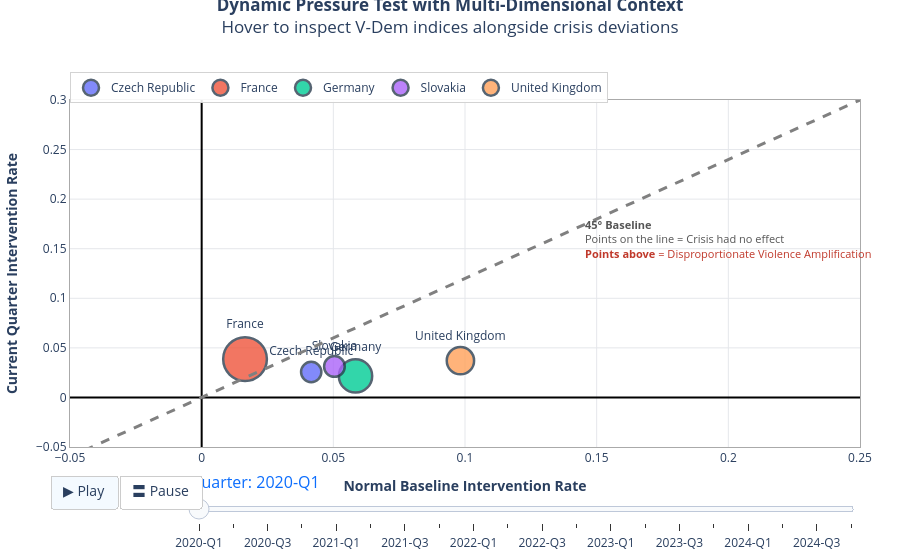

The cell this chart's notebook holds for it:
### Code cell
## Plot 6

import pandas as pd
import plotly.graph_objects as go

# ==========================================
# 1. Data preprocessing: Retrieve all required V-Dem dimensions during aggregation
# ==========================================
df_panel = pd.read_csv('Final_Merged_Panel.csv')
df_panel['year_month'] = pd.to_datetime(df_panel['year_month'])
df_panel['Year'] = df_panel['year_month'].dt.year
df_panel['Quarter'] = df_panel['year_month'].dt.quarter
df_panel['Time_Quarter'] = df_panel['Year'].astype(str) + '-Q' + df_panel['Quarter'].astype(str)

baseline_years = [2021, 2023]
df_baseline = df_panel[df_panel['Year'].isin(baseline_years)].groupby('country')['crackdown_rate'].mean().reset_index()
df_baseline.columns = ['country', 'baseline_rate']

df_quarterly = df_panel.groupby(['country', 'Time_Quarter']).agg(
    current_rate=('crackdown_rate', 'mean'),
    total_events=('total_protests', 'sum'),
    v2x_libdem=('v2x_libdem', 'mean'),
    v2x_rule=('v2x_rule', 'mean'),
    v2x_polyarchy=('v2x_polyarchy', 'mean'),
    v2x_freexp_altinf=('v2x_freexp_altinf', 'mean')
).reset_index()

df_dynamic = pd.merge(df_quarterly, df_baseline, on='country').dropna()

MIN_SIZE = 20
MAX_SIZE = 75
global_min_events = df_dynamic['total_events'].min()
global_max_events = df_dynamic['total_events'].max()

def calculate_smooth_size(val):
    if global_max_events == global_min_events: return (MIN_SIZE + MAX_SIZE) / 2
    normalized = (val - global_min_events) / (global_max_events - global_min_events)
    return MIN_SIZE + (normalized * (MAX_SIZE - MIN_SIZE))

df_dynamic['smooth_size'] = df_dynamic['total_events'].apply(calculate_smooth_size)

quarters = sorted(df_dynamic['Time_Quarter'].unique())
q0 = quarters[0]

hover_cols = ['baseline_rate', 'current_rate', 'total_events', 'v2x_libdem', 'v2x_rule', 'v2x_polyarchy', 'v2x_freexp_altinf']

# ==========================================
# 2. Visual style
# ==========================================
marker_base = dict(
    line=dict(width=2.5, color='#2C3E50'),
    opacity=0.80
)

# ==========================================
# 3. Build charts
# ==========================================
hover_template = """
<span style="font-size:11px;">--- <b>Crisis Data</b> ---</span><br>
Baseline: %{customdata[0]:.4f} | Current Q: %{customdata[1]:.4f}<br>
Protest Volume: %{customdata[2]:.0f}<br>
<span style="font-size:11px;">--- <b>V-Dem Context</b> ---</span><br>
Liberal Dem: %{customdata[3]:.3f} | Rule of Law: %{customdata[4]:.3f}<br>
Electoral: %{customdata[5]:.3f} | Free Exp: %{customdata[6]:.3f}
<extra></extra>
"""

fig = go.Figure()

for i, c in enumerate(df_dynamic['country'].unique()):
    df_q0_c = df_dynamic[(df_dynamic['Time_Quarter'] == q0) & (df_dynamic['country'] == c)]
    
    m_style = marker_base.copy()
    m_style['size'] = df_q0_c['smooth_size'].values[0]
    
    fig.add_trace(go.Scatter(
        x=[df_q0_c['baseline_rate'].values[0]], 
        y=[df_q0_c['current_rate'].values[0]],
        mode='markers+text', text=c, textposition='top center', textfont=dict(size=12),
        marker=m_style, name=c,
        customdata=df_q0_c[hover_cols],
        hovertemplate=hover_template 
    ))

# ==========================================
# 4. Pre calculate animation frames
# ==========================================
frames = []
for q in quarters:
    frame_data = []
    for c in df_dynamic['country'].unique():
        df_q_c = df_dynamic[(df_dynamic['Time_Quarter'] == q) & (df_dynamic['country'] == c)]
        m_style_frame = marker_base.copy()
        
        if not df_q_c.empty:
            m_style_frame['size'] = df_q_c['smooth_size'].values[0]
            frame_data.append(go.Scatter(
                x=[df_q_c['baseline_rate'].values[0]], 
                y=[df_q_c['current_rate'].values[0]],
                marker=m_style_frame,
                customdata=df_q_c[hover_cols], 
                hovertemplate=hover_template
            ))
        else:
            frame_data.append(go.Scatter(x=[None], y=[None]))
            
    frames.append(go.Frame(data=frame_data, name=q))

fig.frames = frames

# ==========================================
# 5. Draw baseline (manually adjusted to the current result)
# ==========================================
fig.add_shape(type="line", x0=-0.25, y0=-0.3, x1=0.25, y1=0.3, 
              line=dict(color="gray", width=3, dash="dash"))

# ==========================================
# 6. Layout (manually debugged to the current result)
# ==========================================
fig.update_layout(
    uirevision='locked', 
    updatemenus=[
        dict(type="buttons", direction="left", x=-0.025, y=-0.08, xanchor="left", yanchor="top",
             buttons=[
                 dict(label="▶ Play", method="animate", args=[None, {"frame": {"duration": 1200, "redraw": True}, "fromcurrent": True, "transition": {"duration": 400, "easing": "cubic-in-out"}}]),
                 dict(label="〓 Pause", method="animate", args=[[None], {"mode": "immediate", "frame": {"duration": 0, "redraw": False}}])
             ],
             bgcolor="white", bordercolor="#ccc", font=dict(size=14))
    ],
    sliders=[{
        "active": 0, "y": 0.0, "x": 0.15, "len": 0.85, 
        "currentvalue": {"prefix": "Quarter: ", "font": {"size": 16, "color": "#0d6efd"}},
        "steps": [{"args": [[q], {"frame": {"duration": 600, "redraw": True}, "mode": "immediate", "transition": {"duration": 300}}], "label": q, "method": "animate"} for q in quarters]
    }],
    plot_bgcolor="white",

    xaxis=dict(
        title="<b>Normal Baseline Intervention Rate</b>", 
        linecolor='#AAAAAA', linewidth=1, mirror=True, gridcolor='#E5E7EB', 
        range=[-0.05, 0.25], 
        zeroline=True, zerolinecolor='black', zerolinewidth=2
    ),
    yaxis=dict(
        title="<b>Current Quarter Intervention Rate</b>", 
        linecolor='#AAAAAA', linewidth=1, mirror=True, gridcolor='#E5E7EB', 
        range=[-0.05, 0.3], 
        zeroline=True, zerolinecolor='black', zerolinewidth=2
    ),
    legend=dict(orientation="h", y=1.08, x=0.0, xanchor="left", bgcolor='rgba(255,255,255,0.9)', bordercolor='lightgray', borderwidth=1),

    annotations=[
        dict(x=0.2, y=0.160, 
                text="<b>45° Baseline </b><br>Points on the line = Crisis had no effect<br><span style='color:#c0392b'><b>Points above</b> = Disproportionate Violence Amplification</span>", 
                showarrow=False, 
                font=dict(color="#555555", size=11), 
                align='left'
            )
        ],
    
    title=dict(text="<b>Dynamic Pressure Test with Multi-Dimensional Context</b><br>Hover to inspect V-Dem indices alongside crisis deviations", x=0.5, y=0.98, xanchor='center'),
    height=700, margin=dict(l=70, r=40, t=100, b=60)
)


fig.show()

output_filename = "Dynamic_Pressure_ScatteR_Plot.html"
pio.write_html(fig, file=output_filename, auto_open=True)

### Figure 1 — Plotly figure (JSON) as saved in the notebook; plotly's stock layout.template omitted (floating-point values rounded to 4 significant figures)
{"data": [{"customdata": [[0.0416, 0.02564, 27, 0.709, 0.837, 0.806, 0.89]], "hovertemplate": "\n<span style=\"font-size:11px;\">--- <b>Crisis Data</b> ---</span><br>\nBaseline: %{customdata[0]:.4f} | Current Q: %{customdata[1]:.4f}<br>\nProtest Volume: %{customdata[2]:.0f}<br>\n<span style=\"font-size:11px;\">--- <b>V-Dem Context</b> ---</span><br>\nLiberal Dem: %{customdata[3]:.3f} | Rule of Law: %{customdata[4]:.3f}<br>\nElectoral: %{customdata[5]:.3f} | Free Exp: %{customdata[6]:.3f}\n<extra></extra>\n", "marker": {"line": {"color": "#2C3E50", "width": 2.5}, "opacity": 0.8, "size": 20.3}, "mode": "markers+text", "name": "Czech Republic", "text": "Czech Republic", "textfont": {"size": 12}, "textposition": "top center", "type": "scatter", "x": [0.0416], "y": [0.02564]}, {"customdata": [[0.01647, 0.03866, 1571, 0.789, 0.962, 0.866, 0.966]], "hovertemplate": "\n<span style=\"font-size:11px;\">--- <b>Crisis Data</b> ---</span><br>\nBaseline: %{customdata[0]:.4f} | Current Q: %{customdata[1]:.4f}<br>\nProtest Volume: %{customdata[2]:.0f}<br>\n<span style=\"font-size:11px;\">--- <b>V-Dem Context</b> ---</span><br>\nLiberal Dem: %{customdata[3]:.3f} | Rule of Law: %{customdata[4]:.3f}<br>\nElectoral: %{customdata[5]:.3f} | Free Exp: %{customdata[6]:.3f}\n<extra></extra>\n", "marker": {"line": {"color": "#2C3E50", "width": 2.5}, "opacity": 0.8, "size": 43.73}, "mode": "markers+text", "name": "France", "text": "France", "textfont": {"size": 12}, "textposition": "top center", "type": "scatter", "x": [0.01647], "y": [0.03866]}, {"customdata": [[0.05843, 0.02173, 883, 0.821, 0.991, 0.87, 0.956]], "hovertemplate": "\n<span style=\"font-size:11px;\">--- <b>Crisis Data</b> ---</span><br>\nBaseline: %{customdata[0]:.4f} | Current Q: %{customdata[1]:.4f}<br>\nProtest Volume: %{customdata[2]:.0f}<br>\n<span style=\"font-size:11px;\">--- <b>V-Dem Context</b> ---</span><br>\nLiberal Dem: %{customdata[3]:.3f} | Rule of Law: %{customdata[4]:.3f}<br>\nElectoral: %{customdata[5]:.3f} | Free Exp: %{customdata[6]:.3f}\n<extra></extra>\n", "marker": {"line": {"color": "#2C3E50", "width": 2.5}, "opacity": 0.8, "size": 33.29}, "mode": "markers+text", "name": "Germany", "text": "Germany", "textfont": {"size": 12}, "textposition": "top center", "type": "scatter", "x": [0.05843], "y": [0.02173]}, {"customdata": [[0.05041, 0.03125, 52, 0.757, 0.89, 0.84, 0.946]], "hovertemplate": "\n<span style=\"font-size:11px;\">--- <b>Crisis Data</b> ---</span><br>\nBaseline: %{customdata[0]:.4f} | Current Q: %{customdata[1]:.4f}<br>\nProtest Volume: %{customdata[2]:.0f}<br>\n<span style=\"font-size:11px;\">--- <b>V-Dem Context</b> ---</span><br>\nLiberal Dem: %{customdata[3]:.3f} | Rule of Law: %{customdata[4]:.3f}<br>\nElectoral: %{customdata[5]:.3f} | Free Exp: %{customdata[6]:.3f}\n<extra></extra>\n", "marker": {"line": {"color": "#2C3E50", "width": 2.5}, "opacity": 0.8, "size": 20.68}, "mode": "markers+text", "name": "Slovakia", "text": "Slovakia", "textfont": {"size": 12}, "textposition": "top center", "type": "scatter", "x": [0.05041], "y": [0.03125]}, {"customdata": [[0.09826, 0.03708, 491, 0.8, 0.969, 0.871, 0.956]], "hovertemplate": "\n<span style=\"font-size:11px;\">--- <b>Crisis Data</b> ---</span><br>\nBaseline: %{customdata[0]:.4f} | Current Q: %{customdata[1]:.4f}<br>\nProtest Volume: %{customdata[2]:.0f}<br>\n<span style=\"font-size:11px;\">--- <b>V-Dem Context</b> ---</span><br>\nLiberal Dem: %{customdata[3]:.3f} | Rule of Law: %{customdata[4]:.3f}<br>\nElectoral: %{customdata[5]:.3f} | Free Exp: %{customdata[6]:.3f}\n<extra></extra>\n", "marker": {"line": {"color": "#2C3E50", "width": 2.5}, "opacity": 0.8, "size": 27.34}, "mode": "markers+text", "name": "United Kingdom", "text": "United Kingdom", "textfont": {"size": 12}, "textposition": "top center", "type": "scatter", "x": [0.09826], "y": [0.03708]}], "layout": {"annotations": [{"align": "left", "font": {"color": "#555555", "size": 11}, "showarrow": false, "text": "<b>45° Baseline </b><br>Points on the line = Crisis had no effect<br><span style='color:#c0392b'><b>Points above</b> = Disproportionate Violence Amplification</span>", "x": 0.2, "y": 0.16}], "autosize": true, "legend": {"bgcolor": "rgba(255,255,255,0.9)", "bordercolor": "lightgray", "borderwidth": 1, "orientation": "h", "x": 0, "xanchor": "left", "y": 1.08}, "margin": {"b": 60, "l": 70, "r": 40, "t": 100}, "plot_bgcolor": "white", "shapes": [{"line": {"color": "gray", "dash": "dash", "width": 3}, "type": "line", "x0": -0.25, "x1": 0.25, "y0": -0.3, "y1": 0.3}], "sliders": [{"active": 0, "currentvalue": {"font": {"color": "#0d6efd", "size": 16}, "prefix": "Quarter: "}, "len": 0.85, "steps": [{"args": [["2020-Q1"], {"frame": {"duration": 600, "redraw": true}, "mode": "immediate", "transition": {"duration": 300}}], "label": "2020-Q1", "method": "animate"}, {"args": [["2020-Q2"], {"frame": {"duration": 600, "redraw": true}, "mode": "immediate", "transition": {"duration": 300}}], "label": "2020-Q2", "method": "animate"}, {"args": [["2020-Q3"], {"frame": {"duration": 600, "redraw": true}, "mode": "immediate", "transition": {"duration": 300}}], "label": "2020-Q3", "method": "animate"}, {"args": [["2020-Q4"], {"frame": {"duration": 600, "redraw": true}, "mode": "immediate", "transition": {"duration": 300}}], "label": "2020-Q4", "method": "animate"}, {"args": [["2021-Q1"], {"frame": {"duration": 600, "redraw": true}, "mode": "immediate", "transition": {"duration": 300}}], "label": "2021-Q1", "method": "animate"}, {"args": [["2021-Q2"], {"frame": {"duration": 600, "redraw": true}, "mode": "immediate", "transition": {"duration": 300}}], "label": "2021-Q2", "method": "animate"}, {"args": [["2021-Q3"], {"frame": {"duration": 600, "redraw": true}, "mode": "immediate", "transition": {"duration": 300}}], "label": "2021-Q3", "method": "animate"}, {"args": [["2021-Q4"], {"frame": {"duration": 600, "redraw": true}, "mode": "immediate", "transition": {"duration": 300}}], "label": "2021-Q4", "method": "animate"}, {"args": [["2022-Q1"], {"frame": {"duration": 600, "redraw": true}, "mode": "immediate", "transition": {"duration": 300}}], "label": "2022-Q1", "method": "animate"}, {"args": [["2022-Q2"], {"frame": {"duration": 600, "redraw": true}, "mode": "immediate", "transition": {"duration": 300}}], "label": "2022-Q2", "method": "animate"}, {"args": [["2022-Q3"], {"frame": {"duration": 600, "redraw": true}, "mode": "immediate", "transition": {"duration": 300}}], "label": "2022-Q3", "method": "animate"}, {"args": [["2022-Q4"], {"frame": {"duration": 600, "redraw": true}, "mode": "immediate", "transition": {"duration": 300}}], "label": "2022-Q4", "method": "animate"}, {"args": [["2023-Q1"], {"frame": {"duration": 600, "redraw": true}, "mode": "immediate", "transition": {"duration": 300}}], "label": "2023-Q1", "method": "animate"}, {"args": [["2023-Q2"], {"frame": {"duration": 600, "redraw": true}, "mode": "immediate", "transition": {"duration": 300}}], "label": "2023-Q2", "method": "animate"}, {"args": [["2023-Q3"], {"frame": {"duration": 600, "redraw": true}, "mode": "immediate", "transition": {"duration": 300}}], "label": "2023-Q3", "method": "animate"}, {"args": [["2023-Q4"], {"frame": {"duration": 600, "redraw": true}, "mode": "immediate", "transition": {"duration": 300}}], "label": "2023-Q4", "method": "animate"}, {"args": [["2024-Q1"], {"frame": {"duration": 600, "redraw": true}, "mode": "immediate", "transition": {"duration": 300}}], "label": "2024-Q1", "method": "animate"}, {"args": [["2024-Q2"], {"frame": {"duration": 600, "redraw": true}, "mode": "immediate", "transition": {"duration": 300}}], "label": "2024-Q2", "method": "animate"}, {"args": [["2024-Q3"], {"frame": {"duration": 600, "redraw": true}, "mode": "immediate", "transition": {"duration": 300}}], "label": "2024-Q3", "method": "animate"}, {"args": [["2024-Q4"], {"frame": {"duration": 600, "redraw": true}, "mode": "immediate", "transition": {"duration": 300}}], "label": "2024-Q4", "method": "animate"}], "x": 0.15, "y": 0}], "title": {"text": "<b>Dynamic Pressure Test with Multi-Dimensional Context</b><br>Hover to inspect V-Dem indices alongside crisis deviations", "x": 0.5, "xanchor": "center", "y": 0.98}, "uirevision": "locked", "updatemenus": [{"bgcolor": "white", "bordercolor": "#ccc", "buttons": [{"args": [null, {"frame": {"duration": 1200, "redraw": true}, "fromcurrent": true, "transition": {"duration": 400, "easing": "cubic-in-out"}}], "label": "▶ Play", "method": "animate"}, {"args": [[null], {"frame": {"duration": 0, "redraw": false}, "mode": "immediate"}], "label": "〓 Pause", "method": "animate"}], "direction": "left", "font": {"size": 14}, "type": "buttons", "x": -0.025, "xanchor": "left", "y": -0.08, "yanchor": "top"}], "xaxis": {"gridcolor": "#E5E7EB", "linecolor": "#AAAAAA", "linewidth": 1, "mirror": true, "range": [-0.05, 0.25], "title": {"text": "<b>Normal Baseline Intervention Rate</b>"}, "type": "linear", "zeroline": true, "zerolinecolor": "black", "zerolinewidth": 2}, "yaxis": {"gridcolor": "#E5E7EB", "linecolor": "#AAAAAA", "linewidth": 1, "mirror": true, "range": [-0.05, 0.3], "title": {"text": "<b>Current Quarter Intervention Rate</b>"}, "type": "linear", "zeroline": true, "zerolinecolor": "black", "zerolinewidth": 2}}}
